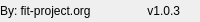
              <widget class="QFrame" name="bottom_bar">
               <property name="minimumSize">
                <size>
                 <width>0</width>
                 <height>22</height>
                </size>
               </property>
               <property name="maximumSize">
                <size>
                 <width>16777215</width>
                 <height>22</height>
                </size>
               </property>
               <property name="frameShape">
                <enum>QFrame::NoFrame</enum>
               </property>
               <property name="frameShadow">
                <enum>QFrame::Raised</enum>
               </property>
               <layout class="QHBoxLayout" name="horizontalLayout_5">
                <property name="spacing">
                 <number>0</number>
                </property>
                <property name="leftMargin">
                 <number>0</number>
                </property>
                <property name="topMargin">
                 <number>0</number>
                </property>
                <property name="rightMargin">
                 <number>0</number>
                </property>
                <property name="bottomMargin">
                 <number>0</number>
                </property>
                <item>
                 <widget class="QLabel" name="credits_label">
                  <property name="maximumSize">
                   <size>
                    <width>16777215</width>
                    <height>16</height>
                   </size>
                  </property>
                  <property name="text">
                   <string>By: fit-project.org</string>
                  </property>
                  <property name="alignment">
                   <set>Qt::AlignLeading|Qt::AlignLeft|Qt::AlignVCenter</set>
                  </property>
                 </widget>
                </item>
                <item>
                 <widget class="QLabel" name="version">
                  <property name="text">
                   <string>v1.0.3</string>
                  </property>
                  <property name="alignment">
                   <set>Qt::AlignRight|Qt::AlignTrailing|Qt::AlignVCenter</set>
                  </property>
                 </widget>
                </item>
                <item>
                 <widget class="QFrame" name="frame_size_grip">
                  <property name="minimumSize">
                   <size>
                    <width>20</width>
                    <height>0</height>
                   </size>
                  </property>
                  <property name="maximumSize">
                   <size>
                    <width>20</width>
                    <height>16777215</height>
                   </size>
                  </property>
                  <property name="frameShape">
                   <enum>QFrame::NoFrame</enum>
                  </property>
                  <property name="frameShadow">
                   <enum>QFrame::Raised</enum>
                  </property>
                 </widget>
                </item>
               </layout>
              </widget>
